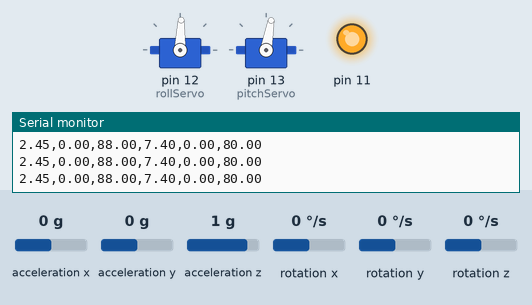
Bench run of a sketch on a simulated Arduino Uno, built with avr-gcc and run on an emulated ATmega328P. On the bench: 2 × servo, output pins drawn as LEDs (lit = HIGH), the last lines printed to the serial monitor. The test bench sets the inputs (shaded band); at power-on: acceleration x 0 g, acceleration y 0 g, acceleration z 1 g, rotation y 0 °/s, rotation x 0 °/s, rotation z 0 °/s.

Above: at 14.1 s.
14.2 s: acceleration x set to -1.4 g
At 16.0 s:
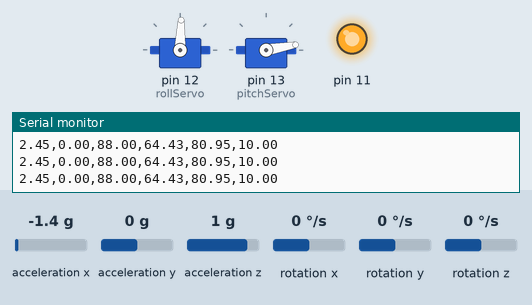
17.2 s: acceleration y set to 0.8 g
At 19.2 s:
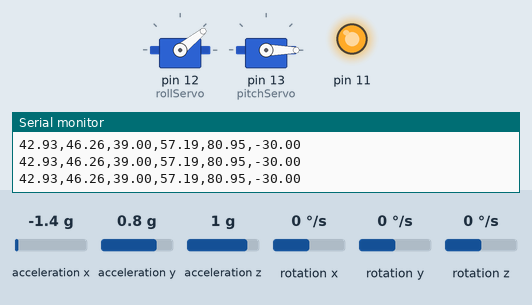
20.2 s: acceleration z set to 0 g
At 21.3 s:
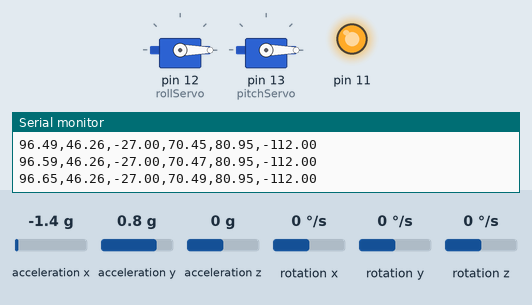
21.8 s: acceleration y set to -0.8 g
At 23.7 s:
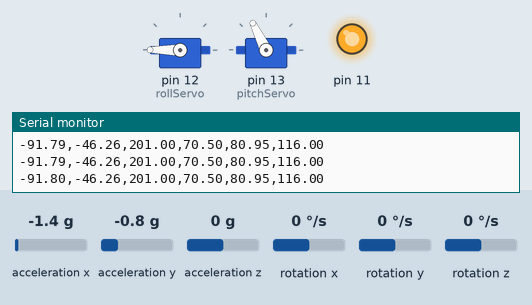
24.8 s: rotation y set to -100 °/s
At 26.4 s:
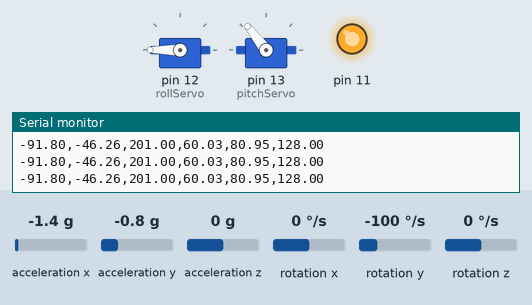
26.7 s: rotation x set to -192 °/s
At 28.5 s:
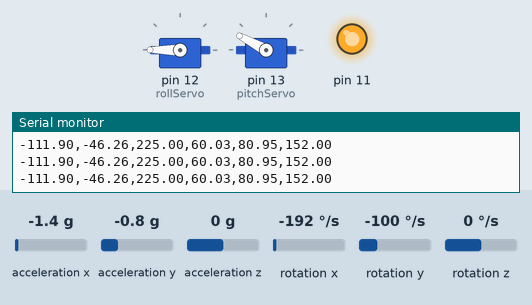
Timing chart, 0 to 29.6 s (numbered marks = the images above; inputs shaded):
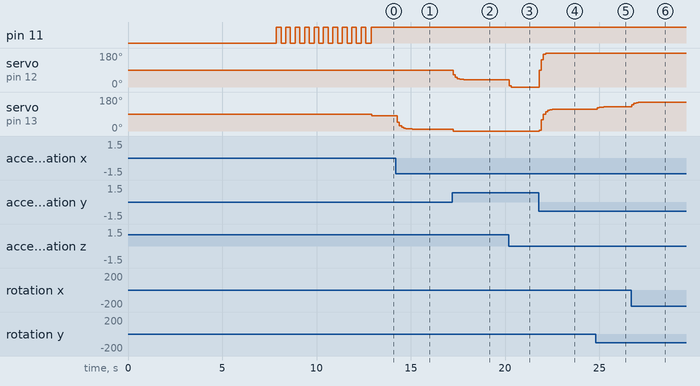

The sketch:

code.ino
```cpp
#include <Wire.h> // Include the Wire library
#include <MPU6050.h> // Include the MPU6050 library#include <Adafruit_Sensor.h>
//#include <utility/imumaths.h>
#include <math.h>
#include <Servo.h>
#define DT 0.01
#define GYRO_SENSITIVITY 131
#define ACC_SENSITIVITY 17000
#define GRAVITATIONAL_ACCELERATION 9.81
#define TIME_INTERVAL 0.1
#define PI 3.14159265

MPU6050 mpu; // Create a MPU6050 object

float gyro_range = 100;

float pid_p_gain_roll = 1.3;               //Gain setting for the roll P-controller
float pid_i_gain_roll = 0.04;              //Gain setting for the roll I-controller
float pid_d_gain_roll = 18.0;              //Gain setting for the roll D-controller
int pid_max_roll = 400;                    //Maximum output of the PID-controller (+/-)

float pid_p_gain_pitch = pid_p_gain_roll;  //Gain setting for the pitch P-controller.
float pid_i_gain_pitch = pid_i_gain_roll;  //Gain setting for the pitch I-controller.
float pid_d_gain_pitch = pid_d_gain_roll;  //Gain setting for the pitch D-controller.
int pid_max_pitch = pid_max_roll;          //Maximum output of the PID-controller (+/-)

float pid_p_gain_yaw = 4.0;                //Gain setting for the pitch P-controller. //4.0
float pid_i_gain_yaw = 0.02;               //Gain setting for the pitch I-controller. //0.02
float pid_d_gain_yaw = 0.0;                //Gain setting for the pitch D-controller.
int pid_max_yaw = 400;                     //Maximum output of the PID-controller (+/-)

Servo pitchServo;
Servo rollServo;
//relay pin assignment
//int relayPin = 4;
float pitchServoVal = 90;
float rollServoVal = 90;
int milliOld;
int milliNew;
int dt;
int in1=3,in2=4,EN=5;
unsigned long timer_channel_1, timer_channel_2, timer_channel_3, timer_channel_4, esc_timer, esc_loop_timer;
unsigned long timer_1, timer_2, timer_3, timer_4, current_time;
unsigned long loop_timer;
double gyro_pitch, gyro_roll, gyro_yaw;
double gyro_axis_cal[4];
float pid_error_temp;
float pid_i_mem_roll, pid_roll_setpoint, gyro_roll_input, pid_output_roll, pid_last_roll_d_error;
float pid_i_mem_pitch, pid_pitch_setpoint, gyro_pitch_input, pid_output_pitch, pid_last_pitch_d_error;
float pid_i_mem_yaw, pid_yaw_setpoint, gyro_yaw_input, pid_output_yaw, pid_last_yaw_d_error;
float angle_roll_acc, angle_pitch_acc, angle_pitch, angle_roll;
boolean gyro_angles_set;


// raw sensor data
int16_t ax, ay, az; // Variables to store accelerometer data
int16_t gx, gy, gz; // Variables to store gyroscope data

// variables to store calibration data
float AcX_cal, AcY_cal, AcZ_cal;
float GyX_cal, GyY_cal, GyZ_cal;

// offset values
float AcX_offset, AcY_offset, AcZ_offset;
float GyX_offset, GyY_offset, GyZ_offset;

// LowPass filter variables
float gx_filtered, gy_filtered, gz_filtered = 0.0;
float ax_filtered, ay_filtered, az_filtered = 0.0;

// number of samples to use for calibration
int num_samples = 2000;

float roll = 0.0;
float pitch = 0.0;
float yaw = 0.0;

float roll_deg, pitch_deg, yaw_deg = 0.0;

void setup() {
  // for printing on serial monitor
  rollServo.attach(12);
  pitchServo.attach(13);
  //pinMode(relayPin, OUTPUT);
  //digitalWrite(relayPin, HIGH);
  Serial.begin(19200); // Initialize serial communication at 9600 baud
  while (!Serial); // Wait for serial port to be available

  Wire.begin(); // Initialize the Wire library
  mpu.initialize(); // Initialize the MPU6050

  // Check if the MPU6050 is connected
  if (!mpu.testConnection()) {
    Serial.println("Error: MPU6050 not connected");
    while (1); // Stop the program if the MPU6050 is not connected
  }

  // sum of samples
  int16_t AcX_sum, AcY_sum, AcZ_sum = 0;
  int16_t GyX_sum, GyY_sum, GyZ_sum = 0;

  for(int i = 0; i < num_samples; i++) {
    // reading raw sample data
    mpu.getMotion6(&ax, &ay, &az, &gx, &gy, &gz);

    // adding to accelerometer sums
    AcX_sum += ax;
    AcY_sum += ay;
    AcZ_sum += az;

    // adding to gyro sums
    GyX_sum += gx;
    GyY_sum += gy;
    GyZ_sum += gz;
  }

  AcX_offset = AcX_sum / num_samples;
  AcY_offset = AcY_sum / num_samples;
  AcZ_offset = AcZ_sum / num_samples;

  GyX_offset = GyX_sum / num_samples;
  GyY_offset = GyY_sum / num_samples;
  GyZ_offset = GyZ_sum / num_samples;

  Serial.print("Gyro offsets : ");
  Serial.print(GyX_offset);
  Serial.print(" ");
  Serial.print(GyY_offset);
  Serial.print(" ");
  Serial.println(GyZ_offset);

  Serial.print("Accelerometer offsets : ");
  Serial.print(AcX_offset);
  Serial.print(" ");
  Serial.print(AcY_offset);
  Serial.print(" ");
  Serial.println(AcZ_offset);

  // indicate on pin 13 that calibration is done
  pinMode(11, OUTPUT);

  for(int i = 0; i < 10; i++) {
    digitalWrite(11, HIGH);
    delay(250);
    digitalWrite(11, LOW);
    delay(250);
  }
  rollServo.write(rollServoVal);
  delay(20);
  pitchServo.write(pitchServoVal);
  delay(20);


  Serial.println("Roll:, Pitch:, Yaw:");
}

void loop() {
  // Read the accelerometer and gyroscope data
  imu_read();

  milliOld = milliNew;
  milliNew = millis();
  dt = milliNew - milliOld;
  /*if (Serial.available() > 0) {
    char command = Serial.read();
    if (command == '0') {
      digitalWrite(relayPin, HIGH);
    } else if (command == '1') {
      digitalWrite(relayPin, LOW);
    }
  }*/
  }
int imu_read() {
  digitalWrite(11, HIGH);
  mpu.getMotion6(&ax, &ay, &az, &gx, &gy, &gz);

  // calculate calibrated readings
  // convert accelerometer readings to g's
  AcX_cal = ((ax - AcX_offset) / 17000) * GRAVITATIONAL_ACCELERATION;
  AcY_cal = ((ay - AcY_offset) / 17000) * GRAVITATIONAL_ACCELERATION;
  AcZ_cal = ((az - AcZ_offset) / 17000) * GRAVITATIONAL_ACCELERATION;
  // convert gyro readings to radians per second
  GyX_cal = ((gx - GyX_offset) / GYRO_SENSITIVITY) * (PI / 180);
  GyY_cal = ((gy - GyY_offset) / GYRO_SENSITIVITY) * (PI / 180);
  GyZ_cal = ((gz - GyZ_offset) / GYRO_SENSITIVITY) * (PI / 180);

  // calculate roll, pitch and yaw using accelerometer
  float roll_acc = atan2(AcY_cal, AcZ_cal);
  float pitch_acc = atan2(-AcX_cal, sqrt(AcY_cal * AcY_cal + AcZ_cal * AcZ_cal));
  float yaw_acc = atan2(AcX_cal, sqrt(AcY_cal * AcY_cal + AcZ_cal * AcZ_cal));

  // calculate angular velocity
  float gyro_roll = GyX_cal * TIME_INTERVAL;
  float gyro_pitch = GyY_cal * TIME_INTERVAL;
  float gyro_yaw = GyZ_cal * TIME_INTERVAL;

  applyComplementaryFilter(roll_acc, pitch_acc, yaw_acc, gyro_roll, gyro_pitch, gyro_yaw);
  float rollval = (roll * 90 / 1.5)+0.45+2;
  float pitchval = (pitch * 90 / 1.5)+6.5+0.9;
  //0yaw = yaw * 90 / 1.5;
  //float ax,ay,az;
  float ay1=  ay;
  float ax1= ax;
  float rawroll=(ay1/17000)*(90/1.5);
  float rawpitch=(ax1/17000)*(90/1.5)*(-1);

  // Serial.print(gyro_roll);
  // Serial.print(",");
  // Serial.print(gyro_pitch);
  // Serial.print(",");
  // Serial.println(gyro_yaw);

  // Serial.print(roll_acc);
  // Serial.print(",");
  // Serial.print(pitch_acc);
  // Serial.print(",");
  // Serial.println(yaw_acc);

  rollServoVal = map(rollval, -90, 90, 200, -20);

  pitchServoVal = map(pitchval, -90, 90, 200, -20);
  float pitchWrite=pitchServoVal+rollServoVal-90;
  float rollWrite=rollServoVal;
  pitchServo.write(pitchWrite);
  rollServo.write(rollWrite);
    digitalWrite(in1,HIGH);
   digitalWrite(in2,LOW);
   float mSpeed=150.+(105/10)*sqrt(AcX_cal*AcX_cal+AcY_cal*AcY_cal+AcZ_cal*AcZ_cal);


  for (int i = 0; i < mSpeed; i++) {
    EN=mSpeed;
    analogWrite(EN, i);}

  Serial.print(rollval);
  Serial.print(",");
  Serial.print(rawroll);
  Serial.print(",");
  Serial.print(rollWrite);
  Serial.print(",");
  Serial.print(pitchval);
  Serial.print(",");
  Serial.print(rawpitch);
  Serial.print(",");
  Serial.println(pitchWrite);

  //Serial.print(yaw);
/*Serial.print("  gyroX=");
 Serial.print(GyX_cal);
 Serial.print("  gyroY=");
 Serial.print(GyY_cal);
 Serial.print("  gyroZ=");
 Serial.print(GyZ_cal);
 Serial.print("  AccX=");
 Serial.print(AcX_cal);
 Serial.print("  AccY=");
 Serial.print(AcY_cal);
 Serial.print("  AccZ=");
 Serial.println(AcZ_cal);*/


  delay(100);
}

void applyLowPassFilter() {
  float alpha = 0.5;
  // apply lowpass on gyro
   gx_filtered = alpha * gx_filtered + (1.0 - alpha) * GyX_cal;
   gy_filtered = alpha * gy_filtered + (1.0 - alpha) * GyY_cal;
   gz_filtered = alpha * gz_filtered + (1.0 - alpha) * GyZ_cal;
  // // apply lowpass on accelerometer
   ax_filtered = alpha * ax_filtered + (1.0 - alpha) * AcX_cal;
   ay_filtered = alpha * ay_filtered + (1.0 - alpha) * AcY_cal;
   az_filtered = alpha * az_filtered + (1.0 - alpha) * AcZ_cal;

}

void applyComplementaryFilter(float roll_acc, float pitch_acc, float yaw_acc, float gyro_roll, float gyro_pitch, float gyro_yaw) {
  float ALPHA = 0.5;

  roll = ALPHA * (roll + gyro_roll) + (1.0 - ALPHA) * roll_acc;
  pitch = ALPHA * (pitch + gyro_pitch) + (1.0 - ALPHA) * pitch_acc;
  yaw = ALPHA * (yaw + gyro_yaw) + (1.0 - ALPHA) * yaw_acc;
}
void calculate_pid(){
  //Roll calculations
  pid_error_temp = gyro_roll_input - pid_roll_setpoint;
  pid_i_mem_roll += pid_i_gain_roll * pid_error_temp;
  if(pid_i_mem_roll > pid_max_roll)pid_i_mem_roll = pid_max_roll;
  else if(pid_i_mem_roll < pid_max_roll * -1)pid_i_mem_roll = pid_max_roll * -1;

  pid_output_roll = pid_p_gain_roll * pid_error_temp + pid_i_mem_roll + pid_d_gain_roll * (pid_error_temp - pid_last_roll_d_error);
  if(pid_output_roll > pid_max_roll)pid_output_roll = pid_max_roll;
  else if(pid_output_roll < pid_max_roll * -1)pid_output_roll = pid_max_roll * -1;

  pid_last_roll_d_error = pid_error_temp;

  //Pitch calculations
  pid_error_temp = gyro_pitch_input - pid_pitch_setpoint;
  pid_i_mem_pitch += pid_i_gain_pitch * pid_error_temp;
  if(pid_i_mem_pitch > pid_max_pitch)pid_i_mem_pitch = pid_max_pitch;
  else if(pid_i_mem_pitch < pid_max_pitch * -1)pid_i_mem_pitch = pid_max_pitch * -1;

  pid_output_pitch = pid_p_gain_pitch * pid_error_temp + pid_i_mem_pitch + pid_d_gain_pitch * (pid_error_temp - pid_last_pitch_d_error);
  if(pid_output_pitch > pid_max_pitch)pid_output_pitch = pid_max_pitch;
  else if(pid_output_pitch < pid_max_pitch * -1)pid_output_pitch = pid_max_pitch * -1;

  pid_last_pitch_d_error = pid_error_temp;

  //Yaw calculations
  pid_error_temp = gyro_yaw_input - pid_yaw_setpoint;
  pid_i_mem_yaw += pid_i_gain_yaw * pid_error_temp;
  if(pid_i_mem_yaw > pid_max_yaw)pid_i_mem_yaw = pid_max_yaw;
  else if(pid_i_mem_yaw < pid_max_yaw * -1)pid_i_mem_yaw = pid_max_yaw * -1;

  pid_output_yaw = pid_p_gain_yaw * pid_error_temp + pid_i_mem_yaw + pid_d_gain_yaw * (pid_error_temp - pid_last_yaw_d_error);
  if(pid_output_yaw > pid_max_yaw)pid_output_yaw = pid_max_yaw;
  else if(pid_output_yaw < pid_max_yaw * -1)pid_output_yaw = pid_max_yaw * -1;

  pid_last_yaw_d_error = pid_error_temp;
}
```

Measured:
- after the input at 14.2 s, servo on pin 13 (pitchServo): moves from 80° to 10° over 0.80 s, starting after 0.08 s
- after the input at 17.2 s, servo on pin 12 (rollServo): moves from 88° to 39° over 0.57 s, starting after 0.05 s; servo on pin 13 (pitchServo): 10° → 0° after 0.05 s
- after the input at 20.2 s, servo on pin 12 (rollServo): 39° → 6° at once, → 0° 0.11 s later
- after the input at 21.8 s, servo on pin 12 (rollServo): 0° → 88° at once, → 144° 0.11 s later, → 174° 0.11 s later, → 180° 0.11 s later; servo on pin 13 (pitchServo): moves from 0° to 116° over 0.80 s, starting at once
- after the input at 24.8 s, servo on pin 13 (pitchServo): 116° → 122° after 0.09 s, → 126° 0.11 s later, → 127° 0.11 s later, → 128° 0.11 s later
- after the input at 26.7 s, servo on pin 13 (pitchServo): moves from 128° to 152° over 0.46 s, starting at once
- by itself, pin 11: alternates HIGH for 0.25 s and LOW for 0.25 s, 20 changes in all, then stays HIGH
